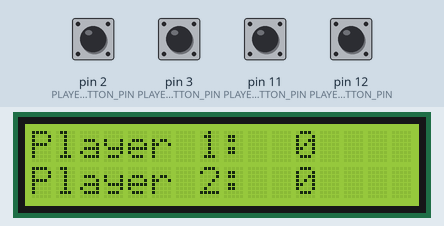
Recording of a sketch running on a simulated Arduino Uno, built with avr-gcc and run on an emulated ATmega328P. On the bench: 16×2 character LCD. Inputs (shaded band) come from the test bench; at power-on: pin 2 (PLAYER1_INC_BUTTON_PIN), pin 3 (PLAYER1_DEC_BUTTON_PIN), pin 11 (PLAYER2_INC_BUTTON_PIN), pin 12 (PLAYER2_DEC_BUTTON_PIN) HIGH.

Above: at 1.2 s.
1.3 s: pin 2 (PLAYER1_INC_BUTTON_PIN) pulled LOW for 0.15 s
At 2.0 s:
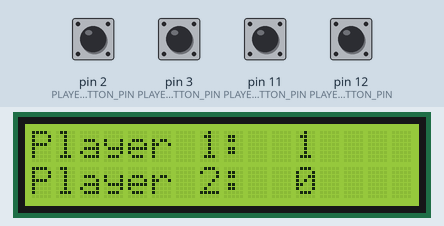
3.0 s: pin 11 (PLAYER2_INC_BUTTON_PIN) pulled LOW for 0.15 s
At 4.4 s:
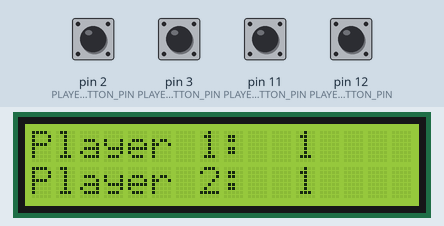
4.7 s: pin 3 (PLAYER1_DEC_BUTTON_PIN) pulled LOW for 0.15 s
At 5.7 s:
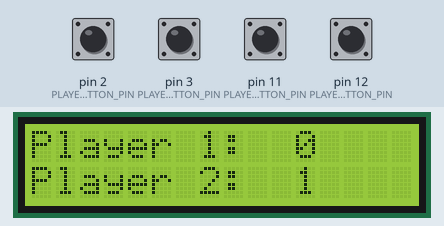
6.4 s: pin 11 (PLAYER2_INC_BUTTON_PIN) pulled LOW for 1 s
At 8.3 s:
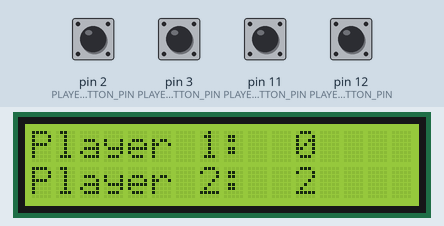
8.9 s: pin 2 (PLAYER1_INC_BUTTON_PIN) pulled LOW for 1 s
At 11.4 s:
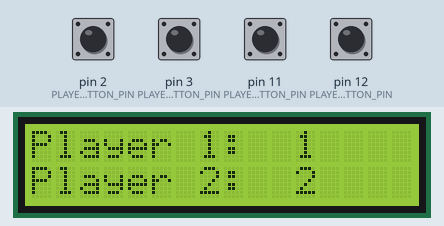
Timing chart, 0 to 12.4 s (numbered marks = the images above; inputs shaded):
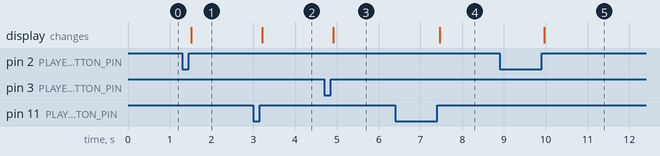

The sketch:

Arduino_Score_Board_240317.ino
```cpp
#include <Wire.h>
#include <LiquidCrystal_I2C.h>

// LCD 설정
LiquidCrystal_I2C lcd(0x27, 16, 2); // 주소, 열 수, 행 수

// 버튼 핀 설정
#define PLAYER1_INC_BUTTON_PIN 2 // 플레이어 1의 점수 증가 버튼 핀
#define PLAYER1_DEC_BUTTON_PIN 3 // 플레이어 1의 점수 감소 버튼 핀
#define PLAYER2_INC_BUTTON_PIN 11 // 플레이어 2의 점수 증가 버튼 핀
#define PLAYER2_DEC_BUTTON_PIN 12 // 플레이어 2의 점수 감소 버튼 핀

// 초기 점수
int player1Score = 0;
int player2Score = 0;

// 버튼의 이전 상태를 저장하는 변수
bool player1IncButtonPrevState = HIGH;
bool player1DecButtonPrevState = HIGH;
bool player2IncButtonPrevState = HIGH;
bool player2DecButtonPrevState = HIGH;

// 버튼이 눌린 상태를 확인하기 위한 딜레이
#define DEBOUNCE_DELAY 50 // 디바운스 딜레이

// 버튼이 눌려 있는지 여부를 저장하는 변수
bool player1IncButtonPressed = false;
bool player1DecButtonPressed = false;
bool player2IncButtonPressed = false;
bool player2DecButtonPressed = false;

// 버튼이 눌려 있는지를 추적하기 위한 시간 변수
unsigned long player1IncButtonPressedTime = 0;
unsigned long player1DecButtonPressedTime = 0;
unsigned long player2IncButtonPressedTime = 0;
unsigned long player2DecButtonPressedTime = 0;

// 버튼이 눌려 있는지를 확인하기 위한 기준 시간
#define LONG_PRESS_DELAY 3000 // 3초

void setup() {
  // LCD 초기화
  lcd.init();
  lcd.backlight();
  lcd.setCursor(0, 0); // LCD 커서 위치 설정
  lcd.print("Player 1:  0"); // 초기화면 표시
  lcd.setCursor(0, 1);
  lcd.print("Player 2:  0");

  // 버튼 핀 초기화
  pinMode(PLAYER1_INC_BUTTON_PIN, INPUT_PULLUP); // 내장 풀업 저항 사용
  pinMode(PLAYER1_DEC_BUTTON_PIN, INPUT_PULLUP); // 내장 풀업 저항 사용
  pinMode(PLAYER2_INC_BUTTON_PIN, INPUT_PULLUP); // 내장 풀업 저항 사용
  pinMode(PLAYER2_DEC_BUTTON_PIN, INPUT_PULLUP); // 내장 풀업 저항 사용
}

void loop() {
  // 버튼 상태 감지 및 처리
  checkButtonState(PLAYER1_INC_BUTTON_PIN, player1IncButtonPrevState, player1IncButtonPressed, player1IncButtonPressedTime, player1Score);
  checkButtonState(PLAYER1_DEC_BUTTON_PIN, player1DecButtonPrevState, player1DecButtonPressed, player1DecButtonPressedTime, player1Score);
  checkButtonState(PLAYER2_INC_BUTTON_PIN, player2IncButtonPrevState, player2IncButtonPressed, player2IncButtonPressedTime, player2Score);
  checkButtonState(PLAYER2_DEC_BUTTON_PIN, player2DecButtonPrevState, player2DecButtonPressed, player2DecButtonPressedTime, player2Score);
}

// 버튼 상태를 체크하고 딜레이를 확인하는 함수
void checkButtonState(int buttonPin, bool &buttonPrevState, bool &buttonPressed, unsigned long &pressedTime, int &playerScore) {
  bool state = digitalRead(buttonPin);

  if (state != buttonPrevState) {
    // 디바운스 딜레이 확인
    delay(DEBOUNCE_DELAY);
    state = digitalRead(buttonPin);

    if (state != buttonPrevState) {
      if (state == LOW) {
        buttonPressed = true;
        pressedTime = millis(); // 버튼을 누른 시간 기록
      } else {
        // 버튼이 떼어졌을 때
        if (buttonPressed) {
          unsigned long pressedDuration = millis() - pressedTime;

          if (pressedDuration < LONG_PRESS_DELAY) {
            // 3초 미만으로 버튼을 누른 경우
            if (buttonPin == PLAYER1_INC_BUTTON_PIN || buttonPin == PLAYER2_INC_BUTTON_PIN) {
              playerScore++;
            } else {
              if (playerScore > 0) {
                playerScore--;
              }
            }
          } else {
            // 3초 이상으로 버튼을 누른 경우
            if (buttonPin == PLAYER1_INC_BUTTON_PIN || buttonPin == PLAYER2_INC_BUTTON_PIN) {
              playerScore += 5;
            } else {
              playerScore = 0;
            }
          }
          displayScore(); // 점수 표시
        }
        buttonPressed = false;
      }
    }
  }

  buttonPrevState = state;
}

// 점수 표시 함수
void displayScore() {
  lcd.setCursor(11, 0); // 플레이어 1 점수 위치
  lcd.print("     "); // 이전 점수 지우기
  lcd.setCursor(11, 0);
  lcd.print(player1Score);

  lcd.setCursor(11, 1); // 플레이어 2 점수 위치
  lcd.print("     "); // 이전 점수 지우기
  lcd.setCursor(11, 1);
  lcd.print(player2Score);
}
```

Measured:
- after the input at 1.3 s, the display: changes after 0.21 s (image 1)
- after the input at 3.0 s, the display: changes after 0.21 s (image 2)
- after the input at 4.7 s, the display: changes after 0.21 s (image 3)
- after the input at 6.4 s, the display: changes after 1.1 s (image 4)
- after the input at 8.9 s, the display: changes after 1.1 s (image 5)
